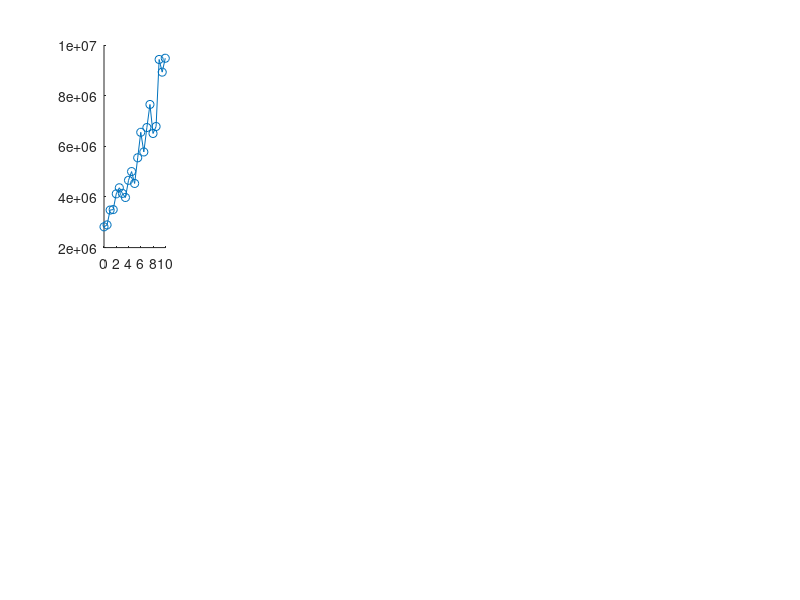

Write MATLAB code to recreate this figure. (Note: this script raises an error after producing the figure.)
clear all;
clc;

load("synthetic_Data6.mat");

% sample data




data.xdata = tvec(1:10:end);
data.ydata = S1(1:10:end,:);
data.ydata(:,NH+1:NV+NH) = V1(1:10:end,:);


data.ydata = data.ydata + randn(size(data.ydata)).*data.ydata*0.1;


data.id.S = 1:NH;
data.id.V = NH+1:NH+NV;
data.labels.phage(1:NV) = '.';
data.labels.phage_short(1:NV) = '.';
data.labels.host(1:NH) = '.';
data.labels.host_short(1:NH) = '.';



figure(1)
for i=1:NH
    subplot(2,NH,i)
plot(data.xdata,data.ydata(:,i),'Marker','o',MarkerFaceColor=[0.3 0.5 0.6],LineStyle='none');
set(gca,'YScale','log');
hold on;



subplot(2,NH,i+NH)
plot(data.xdata,data.ydata(:,i+NH),'Marker','o',MarkerFaceColor=[0.3 0.5 0.6],LineStyle='none');
set(gca,'YScale','log');
hold on;
end

%%
mcmcoptions.nsimu = 1000;
transient_id = 300;
lambda = 0;
include_pars = {'beta','phi','tau','r'};

 ssfun = @loglikefun;
% can vectorize for all the 10 time series,
% then ssfun needs to be a 10 element vector -- now set to sum.
mcmcmodel.S20 = 2.6;
mcmcmodel.N0 = 100;
mcmcoptions.updatesigma = 1;

mcmcoptions.method  = 'dram';
mcmcpars = mcmcpars_setup_silico(pars1,pars1,include_pars,flags,model);
mcmcparam = mcmcpars2param(mcmcpars);
mcmcmodel.ssfun = @(theta,data) ssfun(theta,data,pars1,mcmcpars,model,lambda); 
[mcmcresults, chain, s2chain]= mcmcrun(mcmcmodel,data,mcmcparam,mcmcoptions);


%% 

save('result-7a.mat');

%% post processing

% for i = 300:1000
%     err(i-299) = loglikefun(chain(i,:),data,pars2,mcmcpars,model,0);
% end
% 
% figure(3)
% for i=1:NH
%     subplot(2,NH,i)
% plot(data.xdata,data.ydata(:,i),'Marker','o',MarkerFaceColor=[0.3 0.5 0.9],MarkerEdgeColor ='k',LineStyle='none');
% set(gca,'YScale','log');
% hold on;
% 
% 
% 
% subplot(2,NH,i+NH)
% plot(data.xdata,data.ydata(:,i+NH),'Marker','o',MarkerFaceColor=[0.3 0.5 0.9],MarkerEdgeColor ='k', LineStyle='none');
% set(gca,'YScale','log');
% hold on;
% end
% 
for i = 300:100:10000
    i
    err = loglikefun(chain(i,:),data,pars1,mcmcpars,model,0);
    if err<80
        pars2 = update_pars(pars1,chain(i,:),mcmcpars);
        [t2,S2,V2,D2] = simulate_ode(model,pars2,tvec,pars2.S0,pars2.V0); % initial parameter set
        for j=1:NH
            subplot(2,NH,j)
            patchline(t2,S2(:,j),'edgecolor',[0.5 0.5 0.5],'edgealpha',0.2);hold on;
            subplot(2,NH,j+NH)
            patchline(t2,V2(:,j),'edgecolor',[0.5 0.5 0.5],'edgealpha',0.2);hold on;
        end

    else

    end
   
end
% 
% %% posteriors
% 
figure(10)
for i = 1:9
    subplot(2,5,i)
    smoothHistogram(chain(300:1000,i),10); hold on;
    xlabel('Burst size (virions/cell)');
    hold on;
    plot(0:1:1000,gaussian(0:1:1000,mcmcparam{1,i}{1,5},mcmcparam{1,i}{1,6}),'-k',LineWidth=2 );
    xlim([0 500]);
    xline(chain(1,i),'-r',LineWidth=2)
    set(gca,'FontSize',14);
    ylabel('PDF');
end
    


figure(11)
for i = 1:9
    subplot(2,5,i)
    smoothHistogram(chain(300:1000,i+9),10); hold on;
    xlabel('log \phi (ml/cell/hr)');
    hold on;
    plot(-10:0.1:-7.5,gaussian(-10:0.1:-7.5,mcmcparam{1,i+9}{1,5},mcmcparam{1,i+9}{1,6}),'-k',LineWidth=2 );
    xline(chain(1,i+9),'-r',LineWidth=2)
    %ylim([0 1e-2])
    set(gca,'FontSize',14);
    ylabel('PDF');
end
    

figure(12)
for i = 1:9
    subplot(2,5,i)
    smoothHistogram(chain(300:1000,i+18),5); hold on;
    xlabel('Latent period (hrs)');
    hold on;
    plot(0:0.1:10,gaussian(0:0.1:10,mcmcparam{1,i+18}{1,5},mcmcparam{1,i+18}{1,6}),'-k',LineWidth=2 );
    xline(chain(1,i+18),'-r',LineWidth=2)
    set(gca,'FontSize',14);
    
    ylabel('PDF');
end

figure(13)
for i = 1:6
    subplot(1,6,i)
    smoothHistogram(chain(300:1000,i+27),5); hold on;
    xlabel('Host growth rate (cells/hr)');
    hold on;
    plot(0:0.01:0.5,gaussian(0:0.01:0.5,mcmcparam{1,i+27}{1,5},mcmcparam{1,i+27}{1,6}),'-k',LineWidth=2 );
    xline(chain(1,i+27),'-r',LineWidth=2)
    xlim([0 0.5]);
    set(gca,'FontSize',14);
    ylabel('PDF');
end


